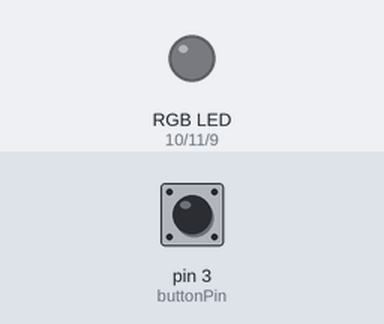
Recording of a sketch running on a simulated Arduino Uno, built with avr-gcc and run on an emulated ATmega328P. On the bench: an RGB LED mixed from three pins (HIGH = lit). The test bench sets the inputs (shaded band); at power-on: pin 3 (buttonPin) HIGH.

Above: at 1.2 s.
1.3 s: pin 3 (buttonPin) pulled LOW for 3.2 s
At 5.4 s:
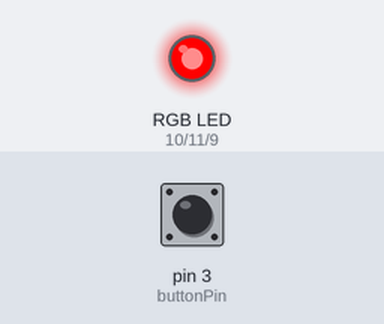
6.0 s: pin 3 (buttonPin) pulled LOW for 0.15 s
At 7.7 s:
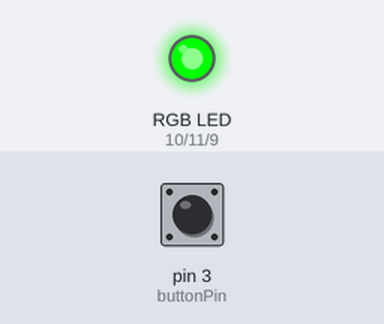
8.0 s: pin 3 (buttonPin) pulled LOW for 1 s
At 8.9 s:
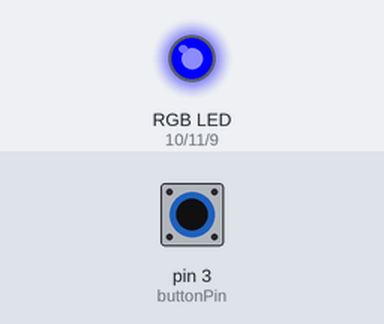
Timing chart, 0 to 11.0 s (numbered marks = the images above; inputs shaded):
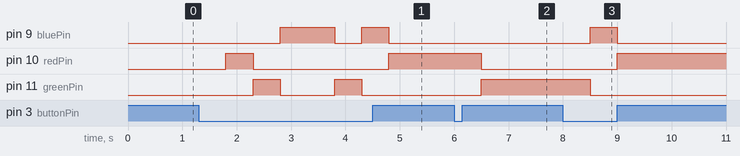

The sketch:

pushbutton_with_RGB.ino
```cpp
const int buttonPin = 3;  // Ստեղծում է  buttonPin փոփոխական և վերագրում է այն պինը որին միացված է
const int redPin = 10;
const int greenPin = 11;
const int bluePin = 9;
int counter = 0;
int buttonState;  // Ստեղծում է buttonState փոփոխական

void setup() {
  //Պիների տեսակները
  pinMode(buttonPin, INPUT);
  pinMode(redPin, OUTPUT);
  pinMode(greenPin, OUTPUT);
  pinMode(bluePin, OUTPUT);
}

void loop() {
 buttonState = digitalRead(buttonPin); //կարդում է buttonPin-ի արժեքը
   if (buttonState == LOW) {
    counter++; //Եթե buttonState  սեղմված է փոփոխականը ավելանում է ևս 1-ով
    delay(500);
  }


  if (counter == 1) {
    //եթե կոճակը սեղմված է 1 անգամ վառվում է կարմիր լույսը
    digitalWrite(redPin, HIGH);
    digitalWrite(greenPin, LOW);
    digitalWrite(bluePin, LOW);

  }

  if (counter == 2) {
    digitalWrite(redPin, LOW);
    digitalWrite(greenPin, HIGH);
    digitalWrite(bluePin, LOW);
   }

 if (counter == 3) {
    digitalWrite(redPin, LOW);
    digitalWrite(greenPin, LOW);
    digitalWrite(bluePin, HIGH);
  }

  if (counter > 3)  {
    counter = 1;
  }
}
```

Measured:
- after the input at 1.3 s, pin 9 (bluePin): LOW → HIGH after 1.5 s, → LOW 1.0 s later, → HIGH 0.50 s later, → LOW 0.50 s later; pin 10 (redPin): LOW → HIGH after 0.50 s, → LOW 0.50 s later, → HIGH 2.5 s later; pin 11 (greenPin): alternates HIGH for 0.50 s and LOW for 1.0 s, starting after 1.0 s
- after the input at 6.0 s, pin 10 (redPin): HIGH → LOW after 0.50 s; pin 11 (greenPin): LOW → HIGH after 0.50 s
- after the input at 8.0 s, pin 9 (bluePin): LOW → HIGH after 0.50 s, → LOW 0.50 s later; pin 10 (redPin): LOW → HIGH after 1.0 s; pin 11 (greenPin): HIGH → LOW after 0.50 s
